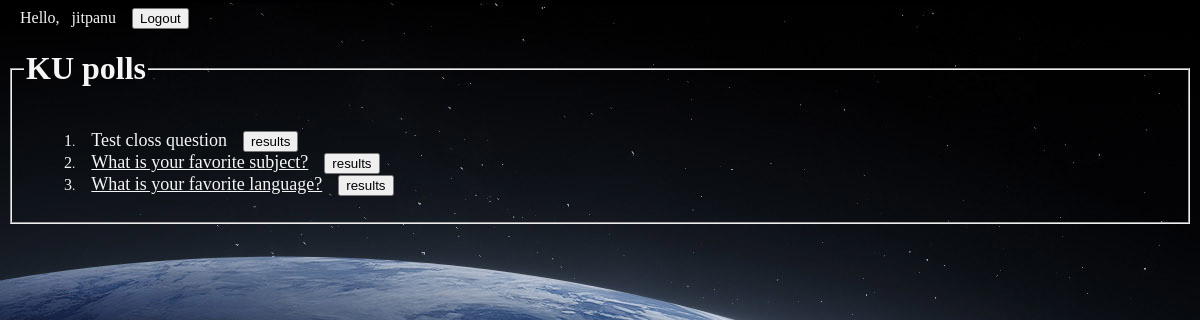
The app's page /polls/ (signed in) with its own data.
### polls/models.py (models this page shows, shortened)
class Question(models.Model):
    question_text = models.CharField(max_length=200)
    pub_date = models.DateTimeField('date published')
    end_date = models.DateTimeField('date ended', null=True)
    def is_published(self):
        return self.pub_date < timezone.localtime()
    def can_vote(self):
        if self.end_date:  # check end_date is not NULL
            return self.end_date > timezone.localtime()
        return self.is_published()

### polls/views.py (the view)
# urls.py: path('', views.IndexView.as_view(), name='index'),
class IndexView(generic.ListView):
    template_name = 'polls/index.html'
    context_object_name = 'latest_question_list'
    def get_queryset(self):
        return Question.objects.filter(
        pub_date__lte=timezone.now()
        ).order_by('-pub_date')[:5]

### polls/templates/polls/index.html
{% load static %}
<link rel="stylesheet" href="{% static 'polls/style.css' %}">
<a style="text-align:right; color: whitesmoke;">&ensp; Hello,&ensp; {{ request.user }} &ensp;</a>
{% if user.is_authenticated %}
    <a href="{% url 'logout' %}"><button type="button">Logout</button></a>
{% else %}
    <a href="{% url 'signup' %}"><button type="button">Signup</button></a>
    <a href="{% url 'login' %}"><button type="button">Login</button></a>
{% endif %}
<fieldset>
    <legend><h1>KU polls</h1></legend>
{% if latest_question_list %}
    <ul>
    {% for question in latest_question_list %}
    <list>{{forloop.counter0|add:"1"}}<small>.</small> &ensp;
    {% if question.can_vote %}
    <a href="{% url 'polls:detail' question.id %}" style="font-size: 18px;">{{ question.question_text }}</a> &ensp;
    <a href="{% url 'polls:results' question.id %}"><button type="button">{{"results"}}</button><br></a>
    {% else %}
    <a "question.id" style="font-size: 18px;">{{ question.question_text }}</a> &ensp;
    <a href="{% url 'polls:results' question.id %}"><button type="button">{{"results"}}</button><br></a>
    {% endif %}
    {% endfor %}
    </ul>
{% else %}
    <p>No polls are available.</p>
{% endif %}
</fieldset>

### polls/static/polls/style.css (style rules this page uses)
h1, h2, h3 { color: whitesmoke; }
label, table, small { color: whitesmoke; }
a, p { color: salmon; }
list, list a { color: whitesmoke; }

### records on screen
Question: question_text "Test closs question", value "results"
Question: question_text "What is your favorite subject?", value "results"
Question: question_text "What is your favorite language?", value "results"

### other values on screen
{{ request.user }} "jitpanu"
